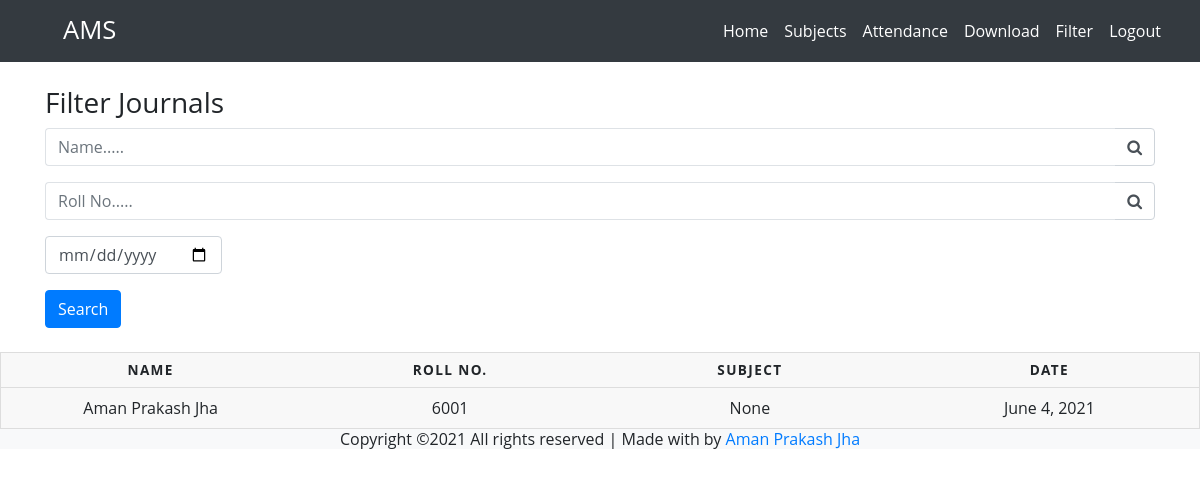
/filter/ (signed in), run on the app's committed database.
### Home/models.py (models this page shows)
class attendance(models.Model):
    name = models.CharField(max_length=64,blank=False)
    roll = models.IntegerField(blank=False)
    date = models.DateField(auto_now_add=False,auto_now=False,blank=False,validators=[date_valid])
    sub = models.ForeignKey(subject,on_delete=models.SET_NULL,blank=True,null=True)
    """ def save(self, *args, **kwargs):
        if self.date is not datetime.date.today():
            raise ValidationError("The date has to be today!")
        super(Event, self).save(*args, **kwargs) """
    class Meta:
        ordering = ["-date"]

### Home/views.py (the view)
# urls.py: path('filter/',views.attendancefilter,name="filter"),
@login_required
def attendancefilter(request):
    qs=attendance.objects.all()
    nameq = request.GET.get('name')
    rollq = request.GET.get('roll')
    dateq = request.GET.get('date')
    if nameq != '' and nameq is not None and rollq != '' and rollq is not None and dateq != '' and dateq is not None:
        qs=[]
    if nameq != '' and nameq is not None:
        qs=qs.filter(name=nameq)
    if rollq != '' and rollq is not None:
        qs=qs.filter(roll__icontains=rollq)
    if dateq != '' and dateq is not None:
        qs=qs.filter(date=dateq)
    context = {
        'qs':qs,
        'nameq':nameq,
        'rollq':rollq,
        'dateq':dateq,
    }
    return render(request, 'home/attendance_filter.html',context)

### Home/templates/home/attendance_filter.html
{% extends 'home/base.html' %}
{% load static %}
{% block css %}
 <link rel="stylesheet" href="{% static 'css/styleindex.css'%}">
{% endblock %}
{% block content %}
<main role="main" class="container my-4">
    <h3>Filter Journals</h3>
    <form method="GET" action=".">
      <div class="form-row">
          <div class="form-group col-12">
              <div class="input-group">
                  <input class="form-control py-2 border-right-0 border" type="search" name="name" placeholder="Name....." {% if nameq is not None %}value="{{nameq}}"{% endif %}/>
                  <span class="input-group-append">
                      <div class="input-group-text bg-transparent">
                          <i class="fa fa-search"></i>
                      </div>
                  </span>
              </div>
          </div>
      </div>
      <div class="form-row">
        <div class="form-group col-12">
            <div class="input-group">
                <input class="form-control py-2 border-right-0 border" type="search" name="roll" placeholder="Roll No....." {% if rollq is not None %}value="{{rollq}}"{% endif %}/>
                <span class="input-group-append">
                    <div class="input-group-text bg-transparent">
                        <i class="fa fa-search"></i>
                    </div>
                </span>
            </div>
        </div>
    </div>
      <div class="form-row">
        <div class="form-group col-md-2 col-lg-2">
          <input type="date" class="form-control" id="publishDateMax" name="date" {% if dateq is not None %}value="{{dateq}}"{% endif %}>
        </div>
      </div>
      <button type="submit" class="btn btn-primary">Search</button>
    </form>
</main>
<table class="index">
    <thead>
      <tr>
        <th scope="col">Name</th>
        <th scope="col">Roll no.</th>
        <th scope="col">Subject</th>
        <th scope="col">Date</th>
      </tr>
    </thead>
    <tbody>
        {% for q in qs %}
      <tr>
        <td data-label="Student name">{{q.name}}</td>
        <td data-label="Roll no.">{{q.roll}}</td>
        <td data-label="Roll no.">{{q.sub}}</td>
        <td data-label="Roll no.">{{q.date}}</td>
      </tr>
      {% endfor %}
    </tbody>
</table>
{% endblock %}

### static/css/styleindex.css (style rules this page uses)
body { font-family: "Open Sans", sans-serif; line-height: 1.25; }
table.index { border: 1px solid #ccc; border-collapse: collapse; margin: 0; padding: 0; width: 100%; table-layout: fixed; }
table.index tr { background-color: #f8f8f8; border: 1px solid #ddd; padding: .35em; }
table.index th, table.index td { padding: .625em; text-align: center; }
table.index th { font-size: .85em; letter-spacing: .1em; text-transform: uppercase; }

### data on the page
attendance: name "Aman Prakash Jha", roll "6001", sub "None", date "June 4, 2021"
